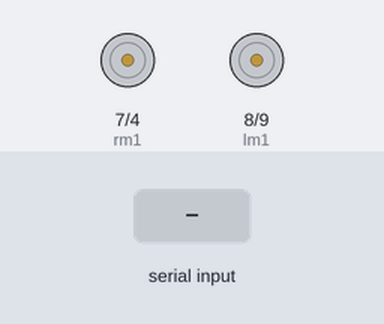
This sketch was run on a simulated Arduino Uno, built with avr-gcc and run on an emulated ATmega328P. Parts: motor-driver pin pairs drawn as motors (green arrow = first pin HIGH = forward, orange = second pin HIGH = backward, longer = more drive). The test bench sets the inputs (shaded band).

Above: at 1.2 s.
1.3 s: "F" received over the second serial link
At 2.0 s:
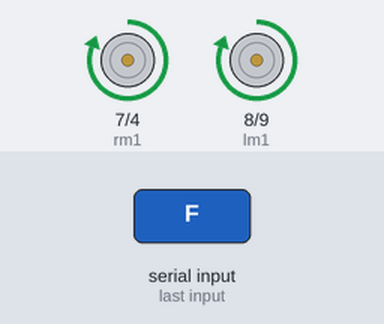
2.8 s: "B" received over the second serial link
At 3.1 s:
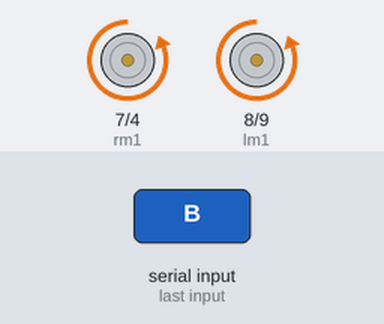
4.3 s: "L" received over the second serial link
At 5.5 s:
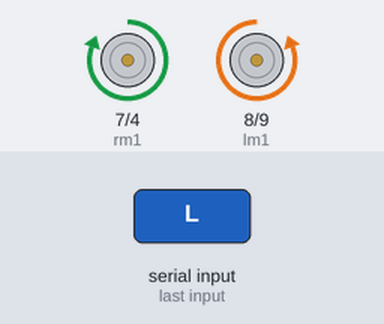
5.8 s: "R" received over the second serial link
At 6.6 s:
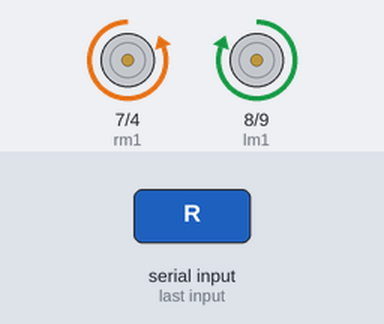
7.3 s: "S" received over the second serial link
At 7.7 s:
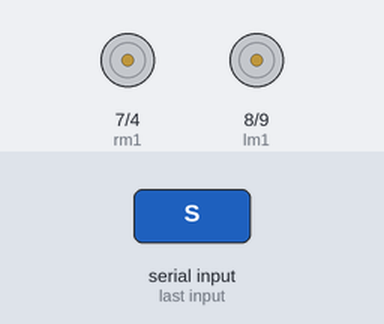
Timing chart, 0 to 9.8 s (numbered marks = the images above; inputs shaded):
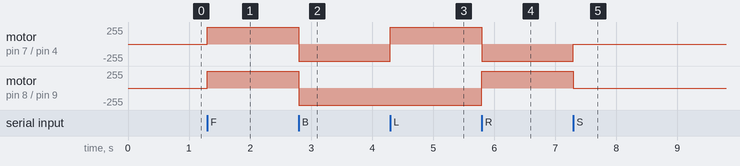

Measured:
- after the input at 1.3 s, motor on pin 7 (rm1) / pin 4 (rm2), motor on pin 8 (lm1) / pin 9 (lm2): stopped → forward 255/255 at once
- after the input at 2.8 s, motor on pin 7 (rm1) / pin 4 (rm2), motor on pin 8 (lm1) / pin 9 (lm2): forward 255/255 → backward 255/255 at once
- after the input at 4.3 s, motor on pin 7 (rm1) / pin 4 (rm2): backward 255/255 → forward 255/255 at once
- after the input at 5.8 s, motor on pin 7 (rm1) / pin 4 (rm2): forward 255/255 → backward 255/255 at once; motor on pin 8 (lm1) / pin 9 (lm2): backward 255/255 → forward 255/255 at once
- after the input at 7.3 s, motor on pin 7 (rm1) / pin 4 (rm2): backward 255/255 → stopped at once; motor on pin 8 (lm1) / pin 9 (lm2): forward 255/255 → stopped at once

The sketch:

Gesture_controled_Robot__car_unit_.ino
```cpp
//program by Shubham Shinganapure on 3-10-2019
//
//for Gesture controled Robotic Car

int lm1=8; //left motor output 1
int lm2=9; //left motor output 2
int rm1=7;  //right motor output 1
int rm2=4;  //right motor output 2

 char d=0;
#include <SoftwareSerial.h>
#define tx 2
#define rx 3
SoftwareSerial bt(rx, tx);
void setup()
{
    Serial.begin(115200);
  bt.begin(38400);
  pinMode(tx, OUTPUT);
  pinMode(rx, INPUT);

  pinMode(lm1,OUTPUT);
  pinMode(lm2,OUTPUT);
  pinMode(rm1,OUTPUT);
  pinMode(rm2,OUTPUT);
  //Serial.begin(38400);
 sTOP();
}
void loop()
{
  if(bt.available()>0)
  {
    d=bt.read();

  if(d=='F')
  {
   ForWard();
    }
    if(d=='B')
  {
   BackWard();
    }

  if(d=='L')
  {
   Left();
    }
  if(d=='R')
  {
  Right();
   }
     if(d=='S')
  {
   sTOP();
    }

}

}

 void ForWard()
  {
   digitalWrite(lm1,HIGH);
   digitalWrite(lm2,LOW);
   digitalWrite(rm1,HIGH);
   digitalWrite(rm2,LOW);
  }
  void BackWard()
  {
   digitalWrite(lm1,LOW);
   digitalWrite(lm2,HIGH);
   digitalWrite(rm1,LOW);
   digitalWrite(rm2,HIGH);
  }
  void Left()
  {
   digitalWrite(lm1,LOW);
   digitalWrite(lm2,HIGH);
   digitalWrite(rm1,HIGH);
   digitalWrite(rm2,LOW);
  }
  void Right()
  {
   digitalWrite(lm1,HIGH);
   digitalWrite(lm2,LOW);
   digitalWrite(rm1,LOW);
   digitalWrite(rm2,HIGH);
  }

    void sTOP()
  {
   digitalWrite(lm1,LOW);
   digitalWrite(lm2,LOW);
   digitalWrite(rm1,LOW);
   digitalWrite(rm2,LOW);
  }
```
